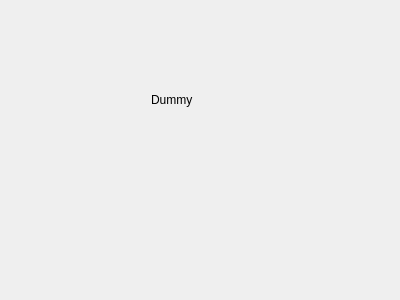
<?xml version="1.0" encoding="UTF-8"?>
<ui version="4.0">
 <class>ToolsWidget</class>
 <widget class="QWidget" name="ToolsWidget">
  <property name="geometry">
   <rect>
    <x>0</x>
    <y>0</y>
    <width>400</width>
    <height>300</height>
   </rect>
  </property>
  <property name="windowTitle">
   <string>Form</string>
  </property>
  <layout class="QVBoxLayout" name="verticalLayout">
   <item>
    <widget class="QStackedWidget" name="stackedWidget">
     <widget class="QWidget" name="pageDummy">
      <widget class="QLabel" name="label_3">
       <property name="geometry">
        <rect>
         <x>140</x>
         <y>80</y>
         <width>67</width>
         <height>17</height>
        </rect>
       </property>
       <property name="text">
        <string>Dummy</string>
       </property>
      </widget>
     </widget>
     <widget class="QWidget" name="pageLine">
      <layout class="QVBoxLayout" name="verticalLayout_2">
       <item>
        <widget class="QGroupBox" name="groupBox">
         <property name="title">
          <string>Line</string>
         </property>
         <layout class="QFormLayout" name="formLayout">
          <item row="0" column="0">
           <widget class="QLabel" name="label">
            <property name="text">
             <string>Distance:</string>
            </property>
           </widget>
          </item>
          <item row="0" column="1">
           <widget class="QDoubleSpinBox" name="doubleSpinBoxDistance">
            <property name="readOnly">
             <bool>true</bool>
            </property>
            <property name="buttonSymbols">
             <enum>QAbstractSpinBox::NoButtons</enum>
            </property>
            <property name="suffix">
             <string> mm</string>
            </property>
            <property name="maximum">
             <double>9999.000000000000000</double>
            </property>
           </widget>
          </item>
         </layout>
        </widget>
       </item>
      </layout>
     </widget>
     <widget class="QWidget" name="pageAngle">
      <layout class="QVBoxLayout" name="verticalLayout_3">
       <item>
        <widget class="QGroupBox" name="groupBox_2">
         <property name="title">
          <string>Angle</string>
         </property>
         <layout class="QFormLayout" name="formLayout_2">
          <item row="0" column="0">
           <widget class="QLabel" name="label_2">
            <property name="text">
             <string>Angle:</string>
            </property>
           </widget>
          </item>
          <item row="0" column="1">
           <widget class="QDoubleSpinBox" name="doubleSpinBoxAngle">
            <property name="readOnly">
             <bool>true</bool>
            </property>
            <property name="buttonSymbols">
             <enum>QAbstractSpinBox::NoButtons</enum>
            </property>
            <property name="suffix">
             <string> degree</string>
            </property>
            <property name="minimum">
             <double>-9999.000000000000000</double>
            </property>
            <property name="maximum">
             <double>9999.000000000000000</double>
            </property>
           </widget>
          </item>
         </layout>
        </widget>
       </item>
      </layout>
     </widget>
    </widget>
   </item>
  </layout>
 </widget>
 <resources/>
 <connections/>
</ui>
